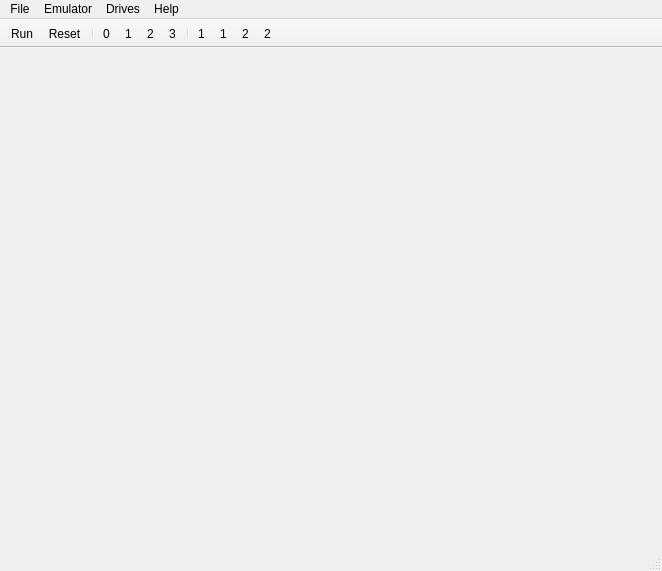
<?xml version="1.0" encoding="UTF-8"?>
<ui version="4.0">
 <class>MainWindow</class>
 <widget class="QMainWindow" name="MainWindow">
  <property name="geometry">
   <rect>
    <x>0</x>
    <y>0</y>
    <width>662</width>
    <height>571</height>
   </rect>
  </property>
  <property name="windowTitle">
   <string>MainWindow</string>
  </property>
  <widget class="QWidget" name="centralWidget"/>
  <widget class="QMenuBar" name="menuBar">
   <property name="geometry">
    <rect>
     <x>0</x>
     <y>0</y>
     <width>662</width>
     <height>21</height>
    </rect>
   </property>
   <widget class="QMenu" name="menuFile">
    <property name="title">
     <string>File</string>
    </property>
    <addaction name="actionFileScreenshot"/>
    <addaction name="separator"/>
    <addaction name="actionFileExit"/>
   </widget>
   <widget class="QMenu" name="menuEmulator">
    <property name="title">
     <string>Emulator</string>
    </property>
    <addaction name="actionEmulatorRun"/>
    <addaction name="actionEmulatorReset"/>
   </widget>
   <widget class="QMenu" name="menuDrives">
    <property name="title">
     <string>Drives</string>
    </property>
    <addaction name="actionDrivesFloppy0"/>
    <addaction name="actionDrivesFloppy1"/>
    <addaction name="actionDrivesFloppy2"/>
    <addaction name="actionDrivesFloppy3"/>
    <addaction name="separator"/>
    <addaction name="actionDrivesCartridge1"/>
    <addaction name="actionDrivesHard1"/>
    <addaction name="actionDrivesCartridge2"/>
    <addaction name="actionDrivesHard2"/>
   </widget>
   <widget class="QMenu" name="menuHelp">
    <property name="title">
     <string>Help</string>
    </property>
    <addaction name="actionHelpAboutQt"/>
   </widget>
   <addaction name="menuFile"/>
   <addaction name="menuEmulator"/>
   <addaction name="menuDrives"/>
   <addaction name="menuHelp"/>
  </widget>
  <widget class="QToolBar" name="mainToolBar">
   <property name="movable">
    <bool>false</bool>
   </property>
   <property name="allowedAreas">
    <set>Qt::TopToolBarArea</set>
   </property>
   <property name="iconSize">
    <size>
     <width>16</width>
     <height>16</height>
    </size>
   </property>
   <property name="toolButtonStyle">
    <enum>Qt::ToolButtonTextBesideIcon</enum>
   </property>
   <property name="floatable">
    <bool>false</bool>
   </property>
   <attribute name="toolBarArea">
    <enum>TopToolBarArea</enum>
   </attribute>
   <attribute name="toolBarBreak">
    <bool>false</bool>
   </attribute>
   <addaction name="actionEmulatorRun"/>
   <addaction name="actionEmulatorReset"/>
   <addaction name="separator"/>
   <addaction name="actionDrivesFloppy0"/>
   <addaction name="actionDrivesFloppy1"/>
   <addaction name="actionDrivesFloppy2"/>
   <addaction name="actionDrivesFloppy3"/>
   <addaction name="separator"/>
   <addaction name="actionDrivesCartridge1"/>
   <addaction name="actionDrivesHard1"/>
   <addaction name="actionDrivesCartridge2"/>
   <addaction name="actionDrivesHard2"/>
  </widget>
  <widget class="QStatusBar" name="statusBar"/>
  <action name="actionFileExit">
   <property name="text">
    <string>Exit</string>
   </property>
  </action>
  <action name="actionEmulatorRun">
   <property name="checkable">
    <bool>true</bool>
   </property>
   <property name="icon">
    <iconset resource="QtUkncBtl.qrc">
     <normaloff>:/images/iconRun.png</normaloff>:/images/iconRun.png</iconset>
   </property>
   <property name="text">
    <string>Run</string>
   </property>
  </action>
  <action name="actionEmulatorReset">
   <property name="icon">
    <iconset resource="QtUkncBtl.qrc">
     <normaloff>:/images/iconReset.png</normaloff>:/images/iconReset.png</iconset>
   </property>
   <property name="text">
    <string>Reset</string>
   </property>
  </action>
  <action name="actionHelpAboutQt">
   <property name="text">
    <string>About Qt</string>
   </property>
  </action>
  <action name="actionDrivesFloppy0">
   <property name="checkable">
    <bool>false</bool>
   </property>
   <property name="icon">
    <iconset resource="QtUkncBtl.qrc">
     <normaloff>:/images/iconFloppySlot.png</normaloff>
     <normalon>:/images/iconFloppy.png</normalon>:/images/iconFloppySlot.png</iconset>
   </property>
   <property name="text">
    <string>Floppy MZ0:</string>
   </property>
   <property name="iconText">
    <string>0</string>
   </property>
  </action>
  <action name="actionDrivesFloppy1">
   <property name="checkable">
    <bool>false</bool>
   </property>
   <property name="icon">
    <iconset resource="QtUkncBtl.qrc">
     <normaloff>:/images/iconFloppySlot.png</normaloff>
     <normalon>:/images/iconFloppy.png</normalon>:/images/iconFloppySlot.png</iconset>
   </property>
   <property name="text">
    <string>Floppy MZ1:</string>
   </property>
   <property name="iconText">
    <string>1</string>
   </property>
  </action>
  <action name="actionDrivesFloppy2">
   <property name="checkable">
    <bool>false</bool>
   </property>
   <property name="icon">
    <iconset resource="QtUkncBtl.qrc">
     <normaloff>:/images/iconFloppySlot.png</normaloff>
     <normalon>:/images/iconFloppy.png</normalon>:/images/iconFloppySlot.png</iconset>
   </property>
   <property name="text">
    <string>Floppy MZ2:</string>
   </property>
   <property name="iconText">
    <string>2</string>
   </property>
  </action>
  <action name="actionDrivesFloppy3">
   <property name="checkable">
    <bool>false</bool>
   </property>
   <property name="icon">
    <iconset resource="QtUkncBtl.qrc">
     <normaloff>:/images/iconFloppySlot.png</normaloff>
     <normalon>:/images/iconFloppy.png</normalon>:/images/iconFloppySlot.png</iconset>
   </property>
   <property name="text">
    <string>Floppy MZ3:</string>
   </property>
   <property name="iconText">
    <string>3</string>
   </property>
  </action>
  <action name="actionDrivesCartridge1">
   <property name="checkable">
    <bool>false</bool>
   </property>
   <property name="icon">
    <iconset resource="QtUkncBtl.qrc">
     <normaloff>:/images/iconCartridgeSlot.png</normaloff>
     <normalon>:/images/iconCartridge.png</normalon>:/images/iconCartridgeSlot.png</iconset>
   </property>
   <property name="text">
    <string>Cartridge 1</string>
   </property>
   <property name="iconText">
    <string>1</string>
   </property>
  </action>
  <action name="actionDrivesHard1">
   <property name="checkable">
    <bool>false</bool>
   </property>
   <property name="icon">
    <iconset resource="QtUkncBtl.qrc">
     <normaloff>:/images/iconHddSlot.png</normaloff>:/images/iconHddSlot.png</iconset>
   </property>
   <property name="text">
    <string>Hard Drive 1</string>
   </property>
   <property name="iconText">
    <string>1</string>
   </property>
  </action>
  <action name="actionDrivesCartridge2">
   <property name="checkable">
    <bool>false</bool>
   </property>
   <property name="icon">
    <iconset resource="QtUkncBtl.qrc">
     <normaloff>:/images/iconCartridgeSlot.png</normaloff>
     <normalon>:/images/iconCartridge.png</normalon>:/images/iconCartridgeSlot.png</iconset>
   </property>
   <property name="text">
    <string>Cartridge 2</string>
   </property>
   <property name="iconText">
    <string>2</string>
   </property>
  </action>
  <action name="actionDrivesHard2">
   <property name="checkable">
    <bool>false</bool>
   </property>
   <property name="icon">
    <iconset resource="QtUkncBtl.qrc">
     <normaloff>:/images/iconHddSlot.png</normaloff>:/images/iconHddSlot.png</iconset>
   </property>
   <property name="text">
    <string>Hard Drive 2</string>
   </property>
   <property name="iconText">
    <string>2</string>
   </property>
  </action>
  <action name="actionFileScreenshot">
   <property name="text">
    <string>Screenshot</string>
   </property>
  </action>
 </widget>
 <layoutdefault spacing="6" margin="11"/>
 <resources>
  <include location="QtUkncBtl.qrc"/>
 </resources>
 <connections/>
</ui>
